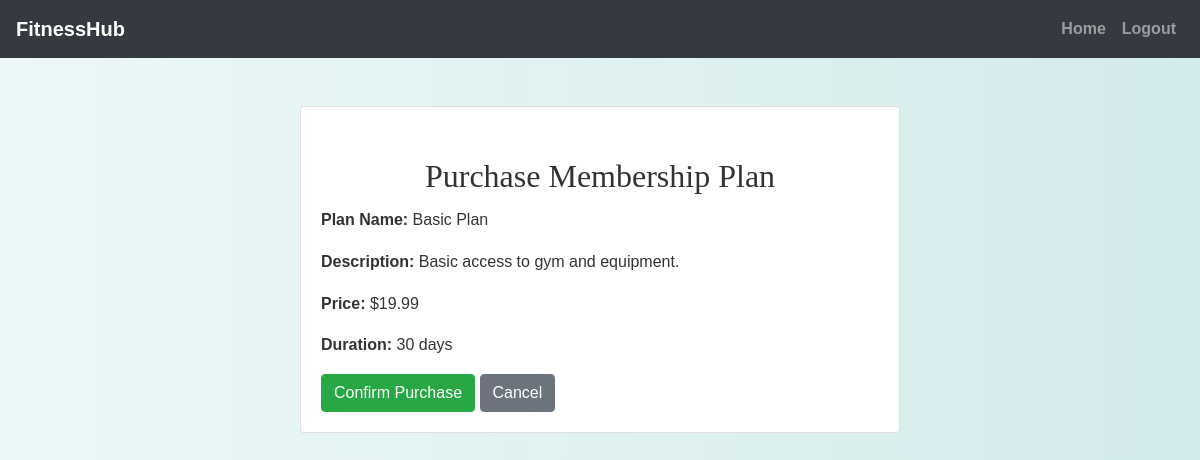
Page /member/purchase_plan.php?plan_id=2 (signed in) on the committed database.
### tables this page shows
CREATE TABLE `membership_plans` (
  `plan_id` int(11) NOT NULL,
  `plan_name` varchar(100) NOT NULL,
  `description` text DEFAULT NULL,
  `duration_days` int(11) NOT NULL,
  `price` decimal(10,2) NOT NULL
);

### member/purchase_plan.php (the view, shortened to what this page needs)
<?php
include('../config.php');
$plan_id = isset($_GET['plan_id']) ? intval($_GET['plan_id']) : 0;
$sql = "SELECT * FROM membership_plans WHERE plan_id = ?";
$stmt = mysqli_prepare($conn, $sql);
mysqli_stmt_bind_param($stmt, "i", $plan_id);
mysqli_stmt_execute($stmt);
$result = mysqli_stmt_get_result($stmt);
$plan = mysqli_fetch_assoc($result);
$success_msg = "";
?>
<!DOCTYPE html>
<html>
<head>
    <link rel="stylesheet" href="https://maxcdn.bootstrapcdn.com/bootstrap/4.5.2/css/bootstrap.min.css">
    <link rel="stylesheet" href="../css/style.css">
</head>
<body>
<?php include('navbar.php'); ?>
<div class="container mt-5">
    <div class="card mx-auto" style="max-width: 600px;">
        <div class="card-body">
            <h2 class="card-title">Purchase Membership Plan</h2>
            <?php if ($success_msg): ?>
                <div class="alert alert-success"><?= htmlspecialchars($success_msg) ?></div>
                <a href="member_dashboard.php" class="btn btn-primary">Go to Dashboard</a>
            <?php else: ?>
                <p><strong>Plan Name:</strong> <?= htmlspecialchars($plan['plan_name']) ?></p>
                <p><strong>Description:</strong> <?= htmlspecialchars($plan['description']) ?></p>
                <p><strong>Price:</strong> $<?= number_format($plan['price'], 2) ?></p>
                <p><strong>Duration:</strong> <?= intval($plan['duration_days']) ?> days</p>
                <form method="post">
                    <button type="submit" class="btn btn-success">Confirm Purchase</button>
                    <a href="member_dashboard.php" class="btn btn-secondary">Cancel</a>
                </form>
            <?php endif; ?>
        </div>
    </div>
</div>
</body>
</html>

### css/style.css (style rules this page uses)
body { background: linear-gradient(90deg, rgba(233, 246, 246, 0.831), rgba(207, 233, 233, 0.9)); font-family: 'Arial', sans-serif; color: #333; line-height: 1.6; }
h1, h2, h3, h4 { text-align: center; margin-top: 30px; margin-bottom: 30px; font-family: 'Georgia', serif; }
.container { margin-bottom: 40px; }
a { color: #006666; text-decoration: none; font-weight: bold; }

### rows in the picture
membership_plans: plan_name "Basic Plan", description "Basic access to gym and equipment.", price "19.99", duration_days "30"
